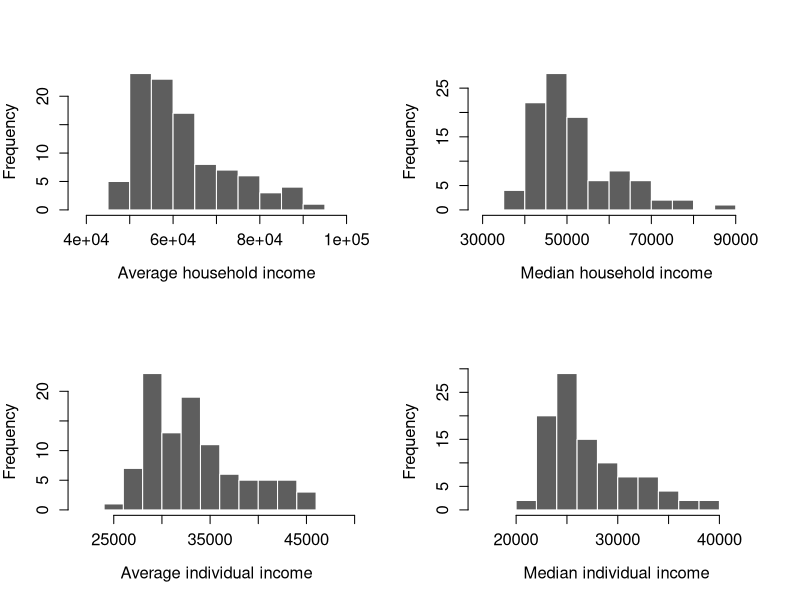

Generate this figure with R:
# Descriptive plots of economic metrics

# load package
library(tidyverse)

# import census economic metrics
qc_econ <- read.csv("data/canada_economic_metrics/censusdivisions_econmetrics.csv",
                     row.names = 1)

# vector of economic metric column names
metrics <- c("Average_Household_Income", "Median_Household_Income", 
             "Average_Ind_income", "Median_Ind_income")
# vector of cleaner metric names for plot labels
metrics.cln <- c("Average household income", "Median household income",
                 "Average individual income", "Median individual income")

# Base histograms of economic metrics

# split plot window into 4 panels
par(mfrow = c(2,2))

# sizes of labels and axes
lab <- 1.2
ax <- 1.2

# create histogram for each metric
for(i in 1:length(metrics)){
  # amount to adjust/extend x axis limits by 10% of its length
  adjust <- max(qc_econ[,metrics[i]])/10
  # histogram
  hist(qc_econ[,metrics[i]], col = "grey37", border = "white",
       xlab = metrics.cln[i], main = NA,
       cex.lab = lab, cex.axis = ax,
       xlim = c((min(qc_econ[,metrics[i]]) - adjust), 
                (max(qc_econ[,metrics[i]]) + adjust)))
}

